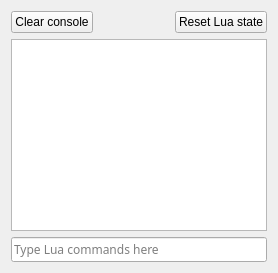
          <widget class="QWidget" name="LuaREPLTab">
           <attribute name="title">
            <string>REPL</string>
           </attribute>
           <layout class="QVBoxLayout" name="verticalLayoutREPL">
            <item>
             <layout class="QHBoxLayout" name="horizontalLayout_lua_26">
              <item>
               <widget class="QPushButton" name="clearREPLConsole">
                <property name="text">
                 <string>Clear console</string>
                </property>
               </widget>
              </item>
              <item>
               <spacer name="horizontalSpacer_24">
                <property name="orientation">
                 <enum>Qt::Horizontal</enum>
                </property>
                <property name="sizeHint" stdset="0">
                 <size>
                  <width>40</width>
                  <height>20</height>
                 </size>
                </property>
               </spacer>
              </item>
              <item>
               <widget class="QPushButton" name="resetREPLLuaState">
                <property name="text">
                 <string>Reset Lua state</string>
                </property>
               </widget>
              </item>
             </layout>
            </item>
            <item>
             <widget class="QPlainTextEdit" name="REPLConsole">
              <property name="font">
               <font>
                <family>Droid Sans Mono</family>
               </font>
              </property>
              <property name="undoRedoEnabled">
               <bool>false</bool>
              </property>
              <property name="lineWrapMode">
               <enum>QPlainTextEdit::NoWrap</enum>
              </property>
              <property name="readOnly">
               <bool>true</bool>
              </property>
              <property name="plainText">
               <string/>
              </property>
             </widget>
            </item>
            <item>
             <widget class="QLineEdit" name="REPLInput">
              <property name="enabled">
               <bool>true</bool>
              </property>
              <property name="font">
               <font>
                <family>Droid Sans Mono</family>
               </font>
              </property>
              <property name="placeholderText">
               <string>Type Lua commands here</string>
              </property>
             </widget>
            </item>
           </layout>
          </widget>
